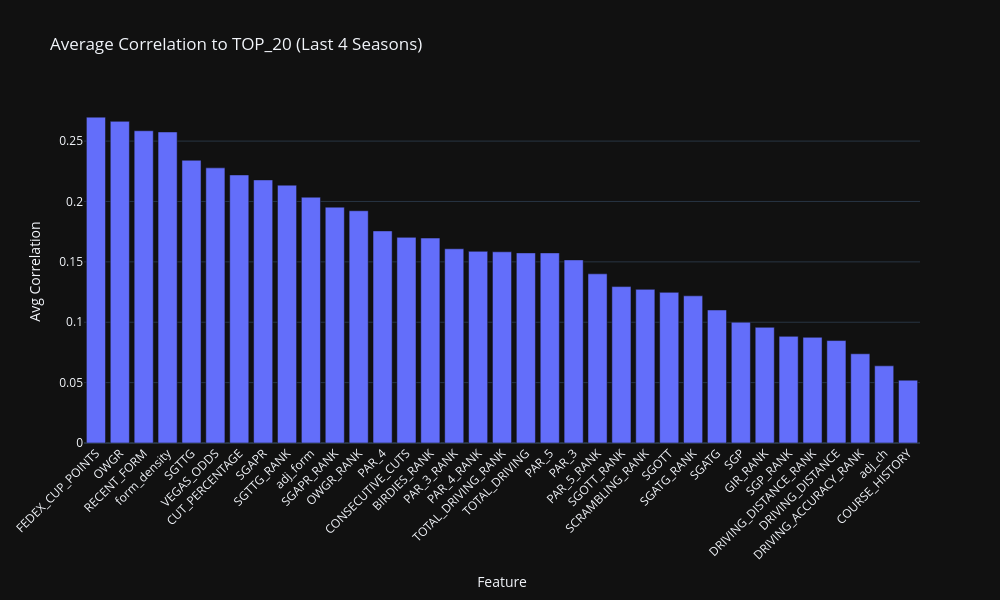

Notebook cell for this chart:
### Markdown cell above
**Average of Last 4 Years**

### Code cell
import pandas as pd
import numpy as np
import plotly.express as px

# === Rebuild correlation matrices for the 4 most recent seasons ===
cor = {}
recent_seasons = sorted(training_df["SEASON"].unique())[-4:]

for season in recent_seasons:
    df_season = training_df[training_df["SEASON"] == season].copy()
    numeric_cols = df_season.select_dtypes(include=["float64", "int64"])
    cor[int(season)] = numeric_cols.corr().abs()

# === Combine into one summary DataFrame ===
cor_df = pd.DataFrame()

for season in recent_seasons:
    df = cor[season].reset_index()
    if "TOP_20" not in df.columns:
        continue
    temp = df[["index", "TOP_20"]].copy()
    temp = temp.rename(columns={"TOP_20": str(season)})
    if cor_df.empty:
        cor_df = temp
    else:
        cor_df = cor_df.merge(temp, on="index", how="outer")

# Drop target and metadata rows
cor_df = cor_df[~cor_df["index"].isin(["TOP_20", "FINAL_POS", "SEASON"])]

# Compute average correlation across seasons
cor_df["AVERAGE"] = cor_df.drop(columns=["index"]).mean(axis=1)
cor_df = cor_df.sort_values(by="AVERAGE", ascending=False)

# === Plotly Bar Chart ===
fig = px.bar(
    cor_df,
    x="index",
    y="AVERAGE",
    title="Average Correlation to TOP_20 (Last 4 Seasons)",
    labels={"index": "Feature", "AVERAGE": "Avg Correlation"},
    template="plotly_dark"
)

fig.update_layout(
    xaxis_tickangle=-45,
    height=600,
    width=1000,
    showlegend=False
)

fig.show()

### Figure 1 — Plotly figure (JSON) as saved in the notebook; plotly's stock layout.template omitted (floating-point values rounded to 4 significant figures)
{"data": [{"hovertemplate": "Feature=%{x}<br>Avg Correlation=%{y}<extra></extra>", "legendgroup": "", "marker": {"color": "#636efa", "pattern": {"shape": ""}}, "name": "", "orientation": "v", "showlegend": false, "textposition": "auto", "type": "bar", "x": ["FEDEX_CUP_POINTS", "OWGR", "RECENT_FORM", "form_density", "SGTTG", "VEGAS_ODDS", "CUT_PERCENTAGE", "SGAPR", "SGTTG_RANK", "adj_form", "SGAPR_RANK", "OWGR_RANK", "PAR_4", "CONSECUTIVE_CUTS", "BIRDIES_RANK", "PAR_3_RANK", "PAR_4_RANK", "TOTAL_DRIVING_RANK", "TOTAL_DRIVING", "PAR_5", "PAR_3", "PAR_5_RANK", "SGOTT_RANK", "SCRAMBLING_RANK", "SGOTT", "SGATG_RANK", "SGATG", "SGP", "GIR_RANK", "SGP_RANK", "DRIVING_DISTANCE_RANK", "DRIVING_DISTANCE", "DRIVING_ACCURACY_RANK", "adj_ch", "COURSE_HISTORY"], "xaxis": "x", "y": [0.2698, 0.2664, 0.2586, 0.2576, 0.2341, 0.2278, 0.222, 0.2179, 0.2135, 0.2036, 0.1953, 0.1923, 0.1756, 0.1703, 0.1697, 0.1608, 0.1587, 0.1583, 0.1574, 0.1574, 0.1516, 0.1401, 0.1295, 0.1272, 0.1247, 0.1219, 0.1102, 0.1, 0.0958, 0.08832, 0.08751, 0.08483, 0.07388, 0.0639, 0.052], "yaxis": "y"}], "layout": {"barmode": "relative", "height": 600, "legend": {"tracegroupgap": 0}, "showlegend": false, "title": {"text": "Average Correlation to TOP_20 (Last 4 Seasons)"}, "width": 1000, "xaxis": {"anchor": "y", "domain": [0, 1], "tickangle": -45, "title": {"text": "Feature"}}, "yaxis": {"anchor": "x", "domain": [0, 1], "title": {"text": "Avg Correlation"}}}}
